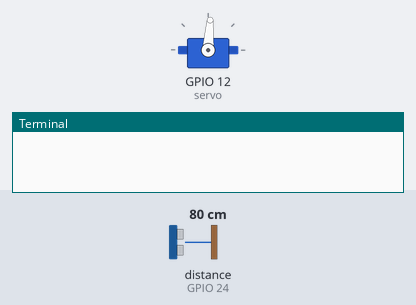
Simulated run of this program. Board: Raspberry Pi (BCM pin numbers). Parts: servo, the last lines printed to the terminal. Inputs (shaded band) come from the test bench; at power-on: distance to the obstacle (sensor on GPIO 24) 80 cm. The echo pulse lasts 58.3 µs per cm; servo angles are drawn from the pulse width (0.5 ms = 0°, 2.5 ms = 180°); the clock reads 2024-03-15 10:24:30 at power-on unless the program sets it.

Above: at 1.2 s.
1.3 s: distance to the obstacle (sensor on GPIO 24) set to 9 cm
At 2.5 s:
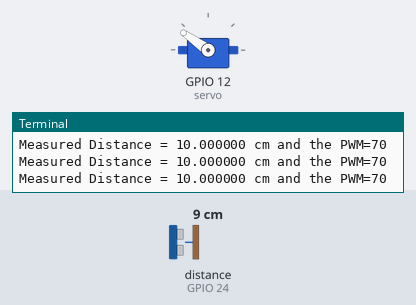
2.8 s: distance to the obstacle (sensor on GPIO 24) set to 18 cm
At 3.2 s:
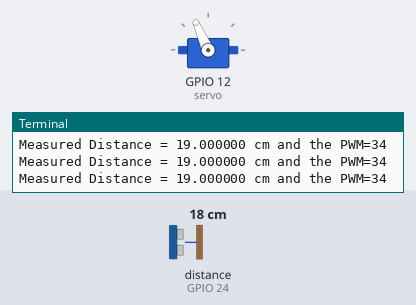
Timing chart, 0 to 5.8 s (numbered marks = the images above; inputs shaded):
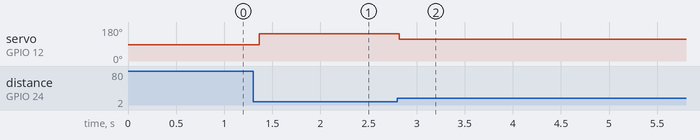

The program:

Ultrasonic_To_Actuaor_PWM.py
```python
#Designed/Built and Tested on a Raspberry pi 3b+
#This project/code uses an ultrasonic sensor to detect objects between 50cm and 5cm to the sensor
#and translates that information into PWM signals for an actuator
#Physical objects at 50cm will set the actuaor to -90 degrees and as objects get closer to the ultrasonic sensor will bring the actuator closer to +90 degrees
import RPi.GPIO as GPIO
import time, math, sys
from gpiozero import AngularServo #Library for servo motors

#GPIO Mode (BOARD / BCM)
GPIO.setmode(GPIO.BCM)

#set GPIO Pins
GPIO_TRIGGER = 18 # 18(BCM)  12(BOARD)
GPIO_ECHO = 24 #24(BCM)   18(BOARD)
GPIO_PWM = 12 #12(bcm) 32(BOARD)
servo = AngularServo(GPIO_PWM, min_pulse_width=0.0006, max_pulse_width=0.0023)

#set GPIO direction (IN / OUT)
GPIO.setup(GPIO_TRIGGER, GPIO.OUT) #//TX trigger
GPIO.setup(GPIO_ECHO, GPIO.IN) #// RX Echo

#Scale Ultrasonic distances to other values for PWM use.
def translate(value, leftMin, leftMax, rightMin, rightMax):
    # Figure out how 'wide' each range is
    leftSpan = leftMax - leftMin
    rightSpan = rightMax - rightMin

    # Convert the left range into a 0-1 range (float)
    valueScaled = float(value - leftMin) / float(leftSpan)

    # Convert the 0-1 range into a value in the right range.
    a= math.ceil(rightMin + (valueScaled * rightSpan)) #math.ceil rounds up and returns the smaller integer greater than or equal to a given number.

    return a

def distance():
    # set Trigger to HIGH
    GPIO.output(GPIO_TRIGGER, True)

    # set Trigger after 0.01ms to LOW
    time.sleep(0.00001)
    GPIO.output(GPIO_TRIGGER, False)

    StartTime = time.time()
    StopTime = time.time()

    # save StartTime
    while GPIO.input(GPIO_ECHO) == 0:
        StartTime = time.time()

    # save time of arrival
    while GPIO.input(GPIO_ECHO) == 1:
        StopTime = time.time()

    # time difference between start and arrival
    TimeElapsed = StopTime - StartTime
    # multiply with the sonic speed (34300 cm/s)
    # and divide by 2, because there and back
    distance = (TimeElapsed * 34300) / 2

    return distance

if __name__ == '__main__':
    try: #Get distance, translate distance to cm value, use that value and translate to a PWM actuaor -90 to +90 degrees, send data to actuator
        while True:
            dist = (int(math.ceil(distance()))) #Get rounded up INT value of ultrasonic distances
            if dist>=5 and dist <=50 : #For testing use ultrasonic distances between 0 and 50cm
                x = translate(dist,5,50,90,-90) # mapping the returned distance( 1 to 50cm) into PWM usable values between minus 90 and plus 90 degrees which is returned as an int.
                if x>=-90 and x <=90 : #Make sure we send only good data to the actuator
                    print ("Measured Distance = %f cm and the PWM=%d" % (dist, x) )  #Info of live data values.
                    servo.angle = x #Send the new angle data to the actuator
            time.sleep(.075) #delay a bit !

        # Reset by pressing CTRL + c
    except KeyboardInterrupt:
        print("Measurement stopped by User")
        GPIO.cleanup()
        sys.exit()
```

Measured:
- after the input at 1.3 s, servo on GPIO 12 (servo): 86° → 145° after 0.06 s
- after the input at 2.8 s, servo on GPIO 12 (servo): 145° → 114° at once
